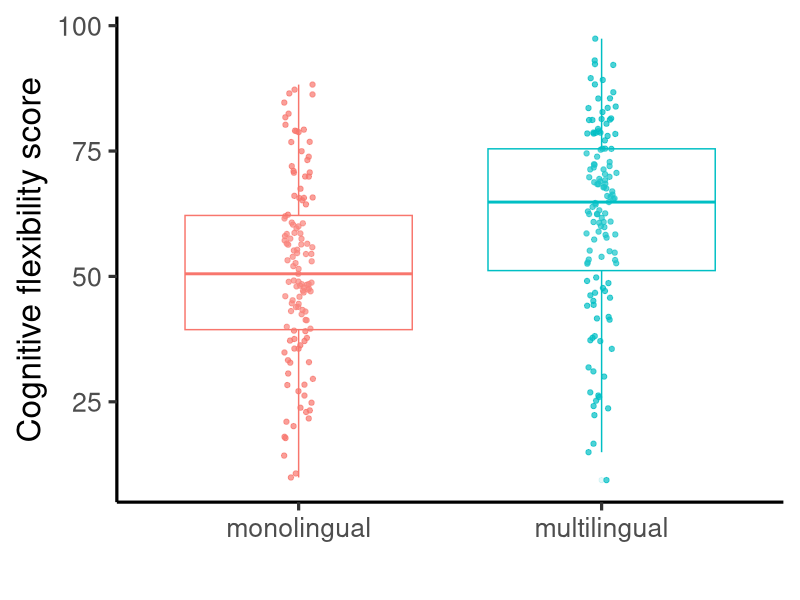
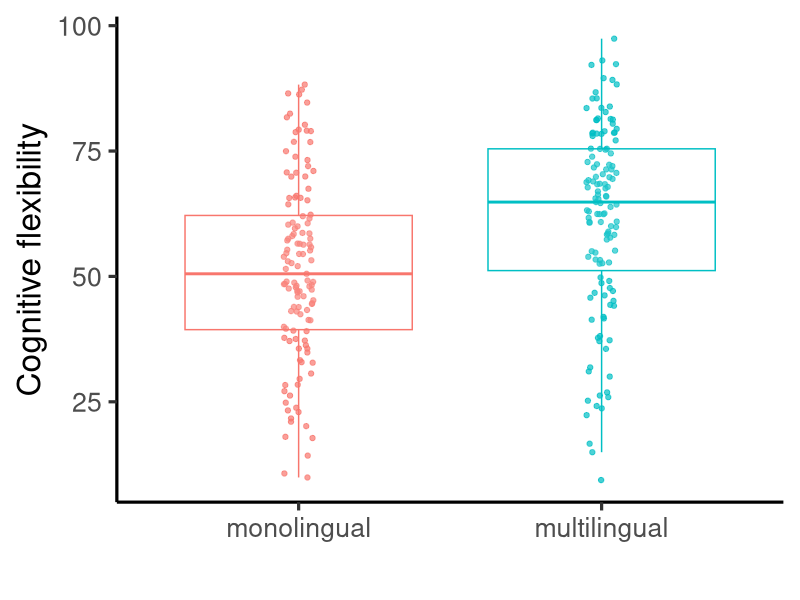
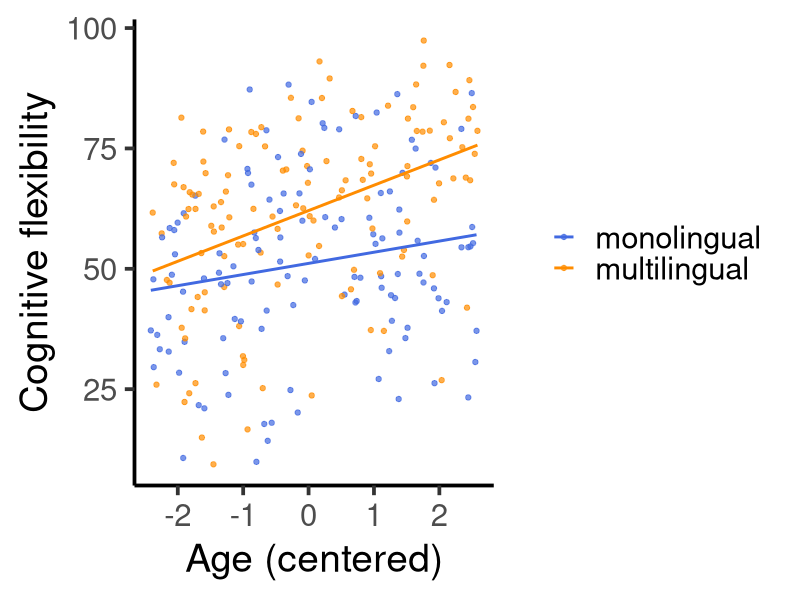
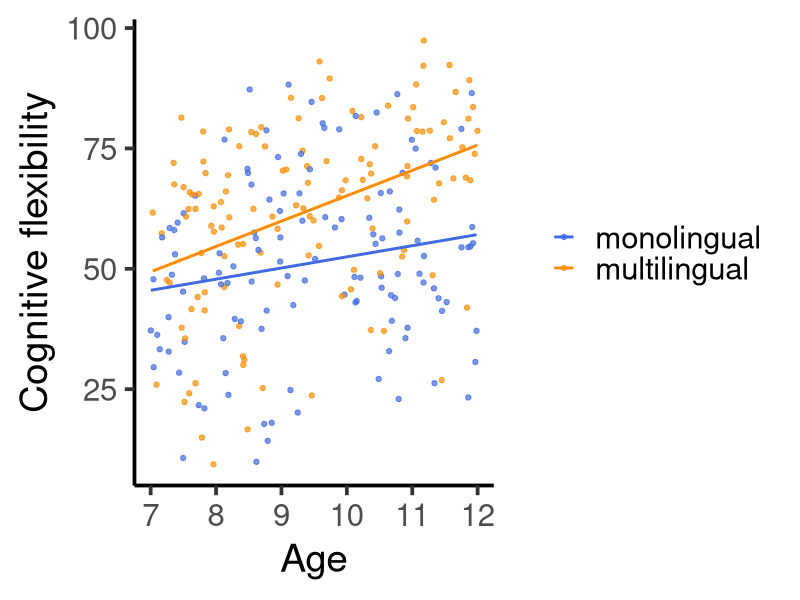
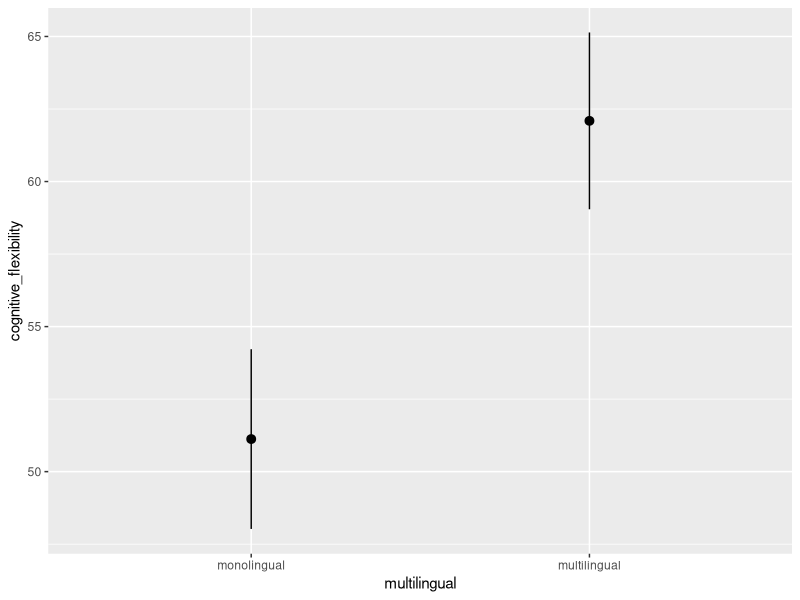
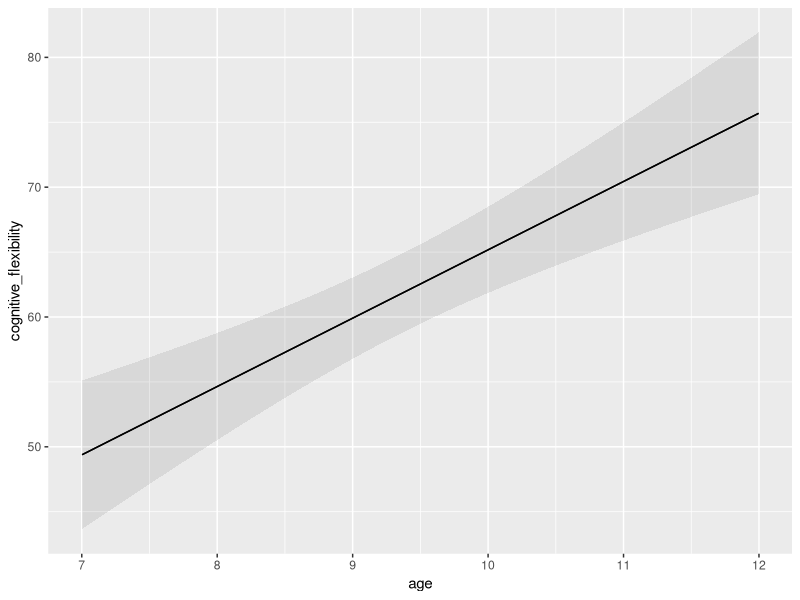
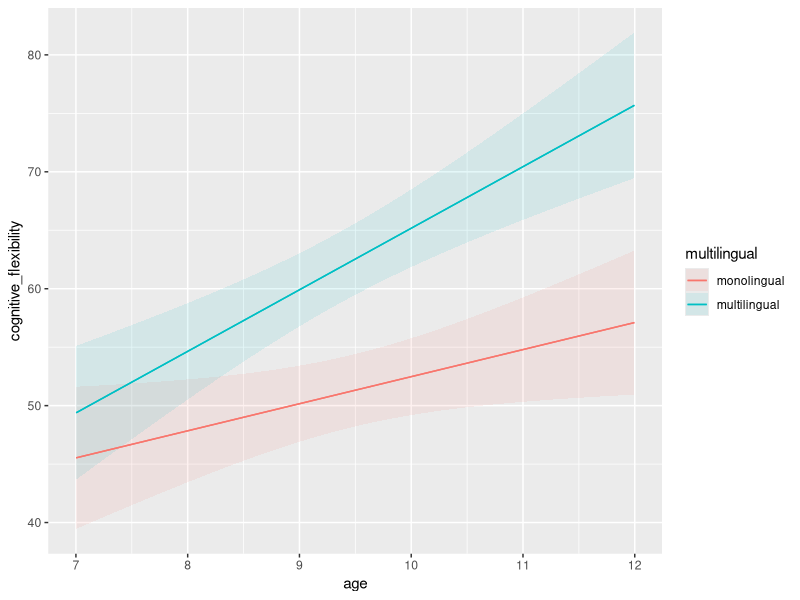
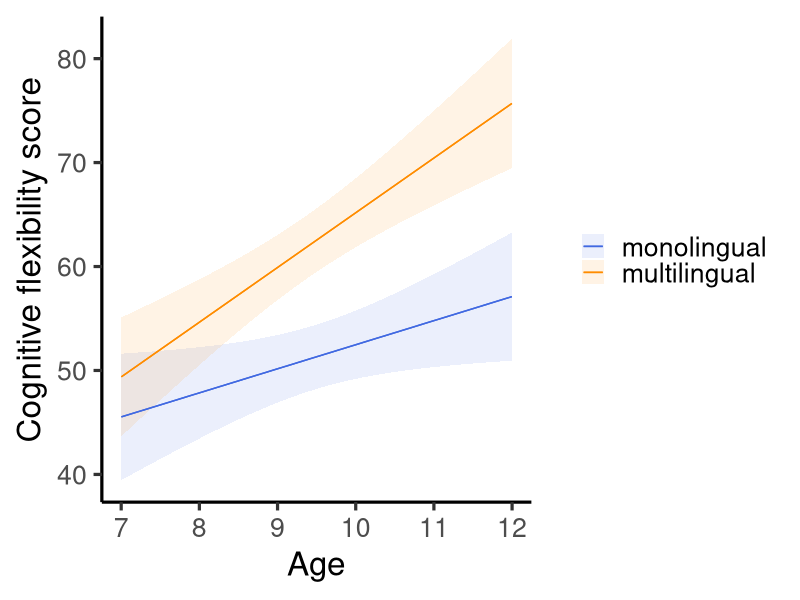

Reproduce these figures in R, in order.
## ---- chunk 1
set.seed(123)
library(tidyverse)
N <- 250

multilingual <- sample(c(0, 1), N, replace = TRUE)

age <- runif(N, 7, 12)
age_s <- (age - mean(age)) / sd(age)
age_c <- age - mean(age)
cognitive_flexibility <- rnorm(N, multilingual*0.3 + age_s*multilingual*0.2 + age_s*0.1, 0.5)
cognitive_flexibility  <- pnorm(cognitive_flexibility) * 100

d <- data.frame(multilingual = ifelse(multilingual == 0, "monolingual", "multilingual"), cognitive_flexibility = cognitive_flexibility, age = age, age_c = age_c)

ggplot(d, aes(x = multilingual, y = cognitive_flexibility, color = multilingual)) +
    geom_jitter(alpha = 0.7, width = 0.05) +
    geom_boxplot(alpha = 0.1) +
    theme_classic(base_size = 24) +
    theme(legend.position = "none") +
    labs(x = "", y = "Cognitive flexibility score")
## ---- chunk 2
ggplot(d, aes(x = multilingual, y = cognitive_flexibility, color = multilingual)) +
    geom_jitter(alpha = 0.7, width = 0.05) +
    geom_boxplot(alpha = 0.1) +
    theme_classic(base_size = 24) +
    theme(legend.position = "none") +
    labs(x = "", y = "Cognitive flexibility")
## ---- chunk 3
summary(lm(cognitive_flexibility ~ multilingual))
## ---- chunk 4
m_centered <- lm(cognitive_flexibility ~ multilingual * age_c)

summary(m_centered)
## ---- chunk 5
ggplot(d, aes(x = age_c, y = cognitive_flexibility, color = multilingual)) +
    geom_point(alpha = 0.7) +
    geom_smooth(method = "lm", se = FALSE) +
    theme_classic(base_size = 28) +
    theme(legend.title = element_blank()) +
    scale_color_manual(values = c("monolingual" = "royalblue", 
                                "multilingual" = "darkorange")) +
    labs(x = "Age (centered)", y = "Cognitive flexibility")
## ---- chunk 6
m_uncentered <- lm(cognitive_flexibility ~ multilingual * age)

summary(m_uncentered)
## ---- chunk 7
ggplot(d, aes(x = age, y = cognitive_flexibility, color = multilingual)) +
    geom_point(alpha = 0.7) +
    geom_smooth(method = "lm", se = FALSE) +
    theme_classic(base_size = 28) +
    theme(legend.title = element_blank()) +
    scale_color_manual(values = c("monolingual" = "royalblue", 
                                "multilingual" = "darkorange")) +
    labs(x = "Age", y = "Cognitive flexibility")
## ---- chunk 8
library(marginaleffects)

uncentered_model <- lm(cognitive_flexibility ~ multilingual * age, data = d)

preds <- predictions(uncentered_model)

preds |> 
    as.data.frame() |> 
    select(rowid, multilingual, age, estimate, conf.low, conf.high) |> 
    print(digits = 2)
## ---- chunk 9
library(marginaleffects)

centered_model <- lm(cognitive_flexibility ~ multilingual * age_c, data = d)

preds <- predictions(centered_model)

preds |> 
    as.data.frame() |> 
    select(rowid, multilingual, age_c, estimate, conf.low, conf.high) |> 
    print(digits = 2)
## ---- chunk 10
comparisons <- comparisons(uncentered_model, variables = "multilingual")

comparisons |> 
    as.data.frame() |> 
    select(rowid, contrast, age, estimate, conf.low, conf.high) |> 
    print(digits = 2)
## ---- chunk 11
AME <- avg_comparisons(uncentered_model)

AME |> 
    as.data.frame() |> 
    select(term, contrast, estimate, conf.low, conf.high) |> 
    print(digits = 2)
## ---- chunk 12
plot_predictions(uncentered_model, condition = list("multilingual"))
## ---- chunk 13
plot_predictions(uncentered_model, condition = list("age"))
## ---- chunk 14
plot_predictions(uncentered_model, condition = list("age", "multilingual"))
## ---- chunk 15
plot_predictions(uncentered_model, condition = list("age", "multilingual")) +
    theme_classic(base_size = 24) +
    theme(legend.title = element_blank()) +
    scale_color_manual(values = c("monolingual" = "royalblue", 
                                "multilingual" = "darkorange")) +
    scale_fill_manual(values = c("monolingual" = "royalblue", 
                                "multilingual" = "darkorange")) +
    labs(x = "Age", y = "Cognitive flexibility score")
## ---- chunk 16
N <- 60

condition <- rep(c("experimental", "control"), N/2)
sex <- sample(c("male", "female"), N, prob = c(0.35, 0.65), replace = TRUE)
mu <- 0.4 + (1.5 * (condition == "experimental")) + (0.25 * (sex == "male"))

agent <- rbinom(N, 1, plogis(mu))

d <- data.frame(agent = agent, condition = condition, sex = sex)
## ---- chunk 17
logistic_model <- glm(agent ~ condition, data = d, family = binomial)

summary(logistic_model)
## ---- chunk 18
AME <- avg_comparisons(logistic_model, variables = "condition")

AME |> 
    as.data.frame() |> 
    select(term, contrast, estimate, conf.low, conf.high) |> 
    print(digits = 2)
## ---- chunk 19
plot_predictions(logistic_model, condition = list("condition"))
## ---- chunk 20
# Model with standardized age
summary(lm(cognitive_flexibility ~ multilingual * age_s))
## ---- chunk 21
# Model with raw age
summary(lm(cognitive_flexibility ~ multilingual * age))
